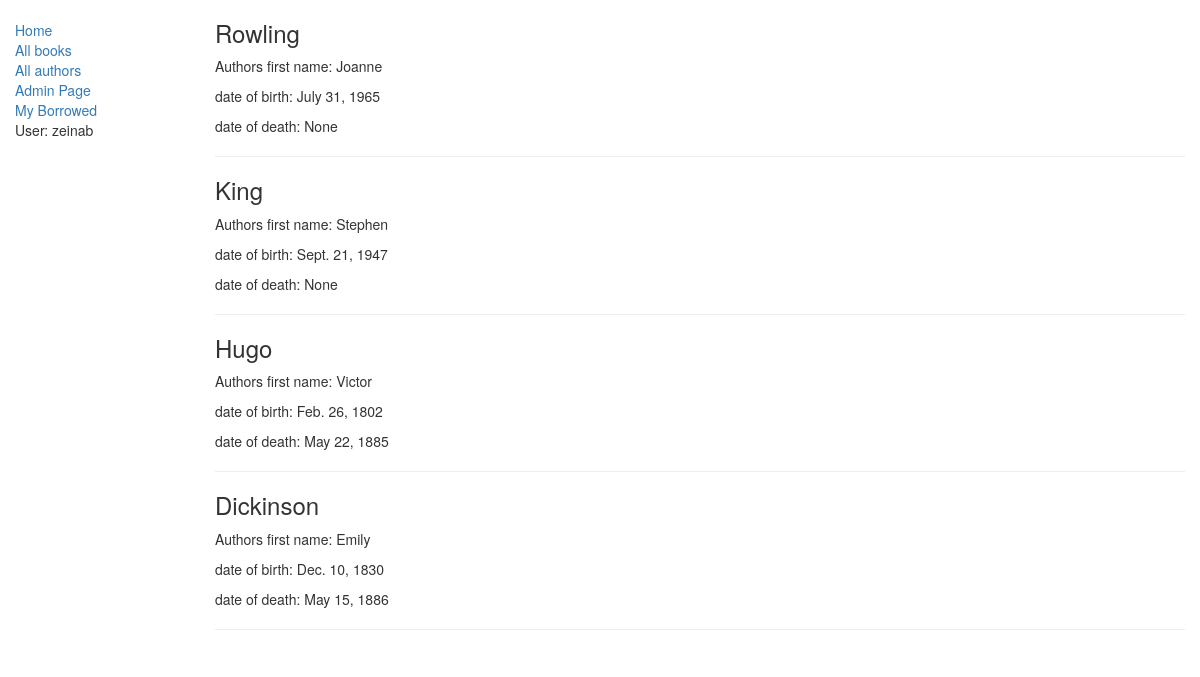
The app's page /catalog/authors/ (signed in) with its own data.
### catalog/models.py (models this page shows, shortened)
class Author(models.Model):
    first_name = models.CharField(max_length=100)
    last_name = models.CharField(max_length=100)
    date_of_birth = models.DateField(null=True, blank=True)
    date_of_death = models.DateField('Died', null=True, blank=True)

### catalog/views.py (the view)
class AuthorListView(generic.ListView):
    model = models.Author
    template_name = 'catalog/author_list.html'

### catalog/templates/catalog/author_list.html
{% extends "catalog/base_generic.html" %}
{% block content %}
  {% for author in author_list%}
    <h3>{{ author.last_name }}</h3>
    <p> Authors first name: {{ author.first_name }}</p>
    <p> date of birth: {{ author.date_of_birth }}</p>
    <p> date of death: {{ author.date_of_death }} </p>
    <hr>
  {% endfor %}
{% endblock %}

### catalog/templates/catalog/base_generic.html (shortened to what this page needs)
<!DOCTYPE html>
<html lang="en">
<head>
  <link rel="stylesheet" href="https://maxcdn.bootstrapcdn.com/bootstrap/3.3.7/css/bootstrap.min.css">
  {% load static %}
  <link rel="stylesheet" href="{% static 'catalog/styles.css' %}">
</head>
<body>
  <div class="container-fluid">
    <div class="row">
      <div class="col-sm-2">
      {% block sidebar %}
      <ul class="sidebar-nav">
          <li><a href="{% url 'catalog:index' %}">Home</a></li>
          <li><a href="{% url 'catalog:books' %}">All books</a></li>
          <li><a href="{% url 'catalog:authors'%}">All authors</a></li>
          <li><a href="/admin/"> Admin Page </a></li>
          <li><a href="{% url 'catalog:my-borrowed' %}">My Borrowed</a></li>
          {% if user.is_authenticated %}
              <li>User: {{ user.get_username }}</li>
          {% endif %}
      </ul>
     {% endblock %}
      </div>
      <div class="col-sm-10 ">
      {% block content %}{% endblock %}
      </div>
    </div>
  </div>
</body>
</html>

### catalog/static/catalog/styles.css (style rules this page uses)
.sidebar-nav { margin-top: 20px; padding: 0; list-style: none; }

### records on screen
Author: last_name "Rowling", first_name "Joanne", date_of_birth "July 31, 1965", date_of_death "None"
Author: last_name "King", first_name "Stephen", date_of_birth "Sept. 21, 1947", date_of_death "None"
Author: last_name "Hugo", first_name "Victor", date_of_birth "Feb. 26, 1802", date_of_death "May 22, 1885"
Author: last_name "Dickinson", first_name "Emily", date_of_birth "Dec. 10, 1830", date_of_death "May 15, 1886"

### other values on screen
{{ user.get_username }} "zeinab"
